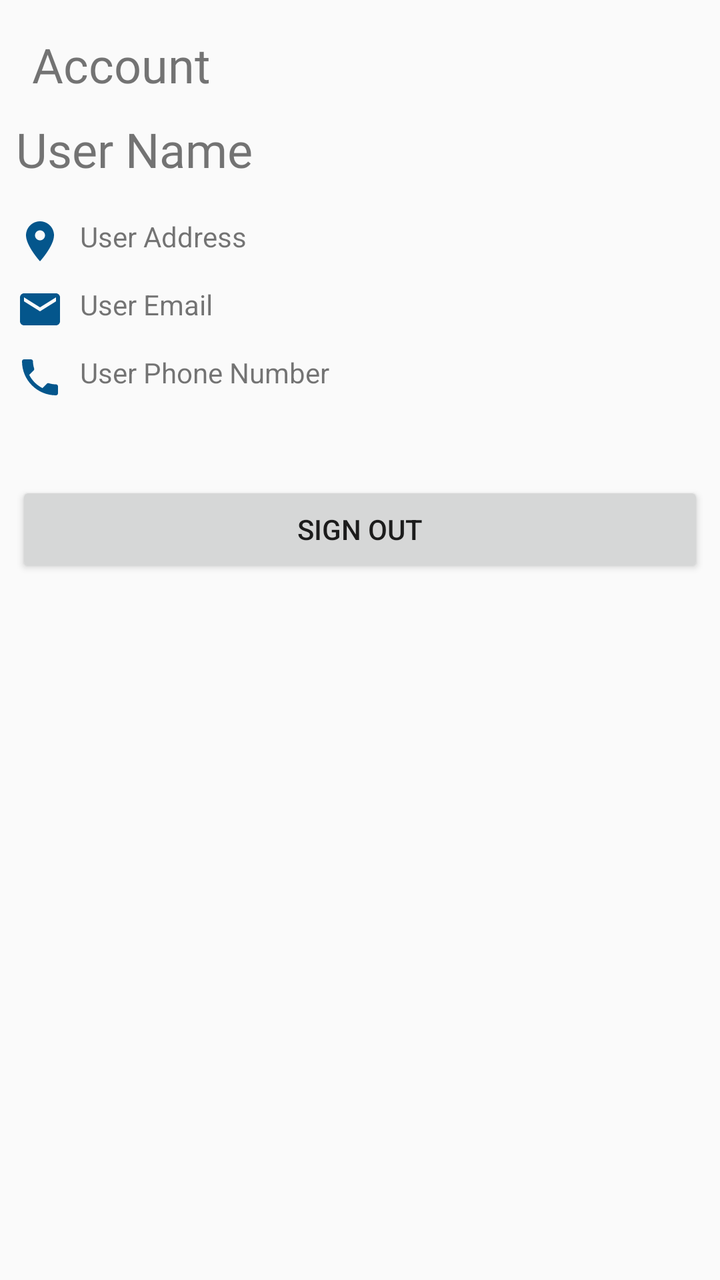
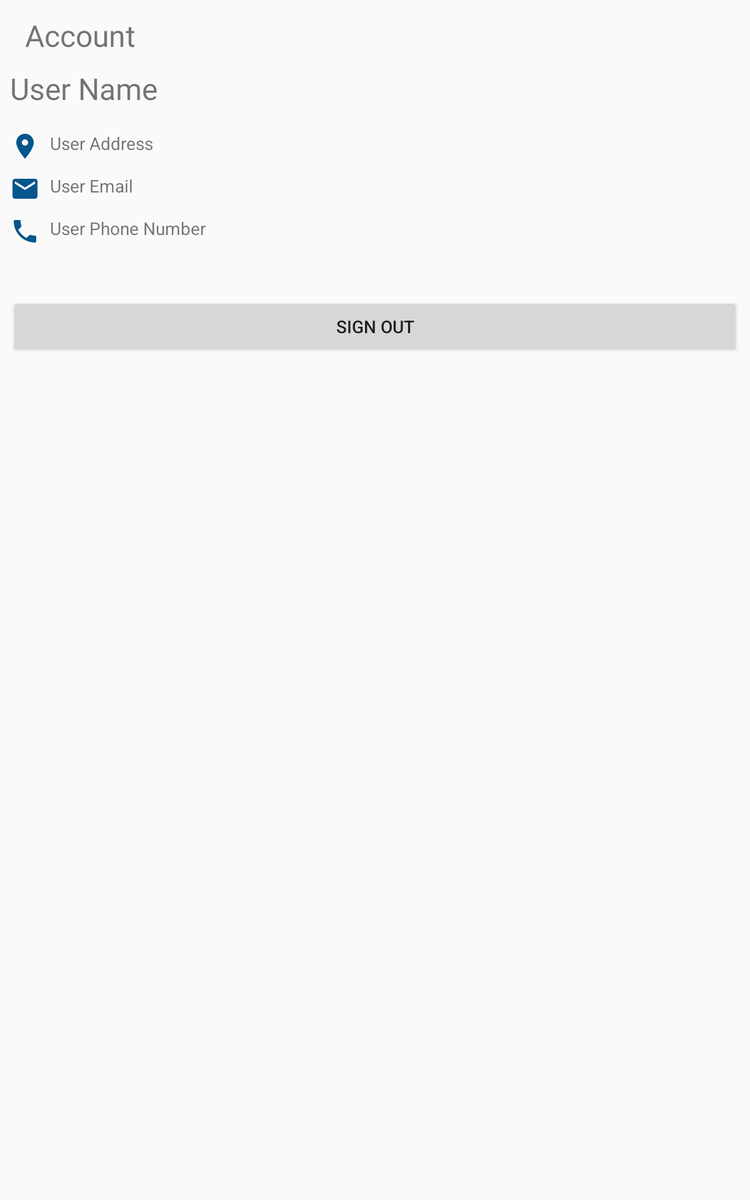

First picture: res/layout/ on a phone held upright. Second picture: the repository's own variant of that layout, on a device whose configuration matches the variant's folder. Source for both follows.
<!-- AndroidManifest.xml: application theme AppTheme -->
<!-- res/layout/fragment_account.xml -->
<?xml version="1.0" encoding="utf-8"?>
<FrameLayout xmlns:android="http://schemas.android.com/apk/res/android"
    xmlns:tools="http://schemas.android.com/tools"
    android:layout_width="match_parent"
    android:layout_height="match_parent"
    tools:context=".fragments.AccountFragment"
    android:padding="8dp">

    <ScrollView
        android:layout_width="match_parent"
        android:layout_height="match_parent">

        <LinearLayout
            android:layout_width="match_parent"
            android:layout_height="wrap_content"
            android:orientation="vertical" >


            <TextView
                android:id="@+id/tv_services"
                android:layout_width="wrap_content"
                android:layout_height="wrap_content"
                android:text="Account"
                android:layout_marginLeft="24px"
                android:layout_marginTop="24px"
                style="@style/Headline1"/>

            <TextView
                android:id="@+id/user_name"
                android:layout_width="wrap_content"
                android:layout_height="wrap_content"
                android:layout_marginTop="10dp"
                android:fontFamily="@font/opensans_extrabold"
                android:text="User Name"
                android:textSize="24sp"
                android:layout_marginBottom="8dp"/>

            <TextView
                android:id="@+id/user_address"
                android:layout_width="wrap_content"
                android:layout_height="wrap_content"
                android:layout_marginTop="10dp"
                android:text="User Address"
                android:textSize="14sp"
                android:drawableLeft="@drawable/ic_location_blue"
                android:drawablePadding="8dp" />

            <TextView
                android:id="@+id/user_email"
                android:layout_width="wrap_content"
                android:layout_height="wrap_content"
                android:layout_marginTop="10dp"
                android:text="User Email"
                android:textSize="14sp"
                android:drawableLeft="@drawable/ic_email_blue"
                android:drawablePadding="8dp" />

            <TextView
                android:id="@+id/user_phone_number"
                android:layout_width="wrap_content"
                android:layout_height="wrap_content"
                android:layout_marginTop="10dp"
                android:text="User Phone Number"
                android:textSize="14sp"
                android:drawableLeft="@drawable/ic_phone_blue"
                android:drawablePadding="8dp" />

            <Button
                android:id="@+id/button"
                android:layout_width="match_parent"
                android:layout_height="wrap_content"
                android:layout_marginTop="40dp"
                android:text="@string/btn_logout"/>


        </LinearLayout>
    </ScrollView>

</FrameLayout>
<!-- resources referenced by this layout -->
<resources>
  <!-- drawable ic_email_blue (drawable) -->
  <vector android:height="24dp" android:tint="#04568C"
      android:viewportHeight="24.0" android:viewportWidth="24.0"
      android:width="24dp" xmlns:android="http://schemas.android.com/apk/res/android">
      <path android:fillColor="#FF000000" android:pathData="M20,4L4,4c-1.1,0 -1.99,0.9 -1.99,2L2,18c0,1.1 0.9,2 2,2h16c1.1,0 2,-0.9 2,-2L22,6c0,-1.1 -0.9,-2 -2,-2zM20,8l-8,5 -8,-5L4,6l8,5 8,-5v2z"/>
  </vector>
  <!-- drawable ic_location_blue (drawable) -->
  <vector android:height="24dp" android:tint="#04568C"
      android:viewportHeight="24.0" android:viewportWidth="24.0"
      android:width="24dp" xmlns:android="http://schemas.android.com/apk/res/android">
      <path android:fillColor="#FF000000" android:pathData="M12,2C8.13,2 5,5.13 5,9c0,5.25 7,13 7,13s7,-7.75 7,-13c0,-3.87 -3.13,-7 -7,-7zM12,11.5c-1.38,0 -2.5,-1.12 -2.5,-2.5s1.12,-2.5 2.5,-2.5 2.5,1.12 2.5,2.5 -1.12,2.5 -2.5,2.5z"/>
  </vector>
  <!-- drawable ic_phone_blue (drawable) -->
  <vector android:height="24dp" android:tint="#04568C"
      android:viewportHeight="24.0" android:viewportWidth="24.0"
      android:width="24dp" xmlns:android="http://schemas.android.com/apk/res/android">
      <path android:fillColor="#FF000000" android:pathData="M6.62,10.79c1.44,2.83 3.76,5.14 6.59,6.59l2.2,-2.2c0.27,-0.27 0.67,-0.36 1.02,-0.24 1.12,0.37 2.33,0.57 3.57,0.57 0.55,0 1,0.45 1,1V20c0,0.55 -0.45,1 -1,1 -9.39,0 -17,-7.61 -17,-17 0,-0.55 0.45,-1 1,-1h3.5c0.55,0 1,0.45 1,1 0,1.25 0.2,2.45 0.57,3.57 0.11,0.35 0.03,0.74 -0.25,1.02l-2.2,2.2z"/>
  </vector>
  <string name="btn_logout">Sign Out</string>
  <style name="Headline1">
          <item name="fontFamily">@font/opensans_regular</item>
          <item name="android:textAllCaps">false</item>
          <item name="android:textSize">24sp</item>
          <item name="android:letterSpacing">0</item>
          <item name="android:color">#000000</item>
      </style>
  <style name="AppTheme" parent="Theme.AppCompat.Light.DarkActionBar">
          
          <item name="colorPrimary">@color/colorPrimary</item>
          <item name="colorPrimaryDark">@color/colorPrimaryDark</item>
          <item name="colorAccent">@color/colorAccent</item>
      </style>
  <color name="colorPrimary">#0881D0</color>
  <color name="colorPrimaryDark">#0468A8</color>
  <color name="colorAccent">#FF9800</color>
</resources>
<!-- res/layout-sw600dp/fragment_account.xml (the repository's variant of the layout above) -->
<!-- drawn on a 7-inch tablet held upright -->
<?xml version="1.0" encoding="utf-8"?>
<FrameLayout xmlns:android="http://schemas.android.com/apk/res/android"
    xmlns:tools="http://schemas.android.com/tools"
    xmlns:app="http://schemas.android.com/apk/res-auto"
    android:layout_width="match_parent"
    android:layout_height="match_parent"
    app:layout_constraintBottom_toTopOf="parent"
    android:layout_marginBottom="42dp"
    android:layout_marginLeft="16px"
    android:layout_marginRight="16px"
    tools:context=".fragments.HomeFragment">

    <ScrollView
        android:layout_width="match_parent"
        android:layout_height="match_parent">

        <LinearLayout
            android:layout_width="match_parent"
            android:layout_height="wrap_content"
            android:orientation="vertical" >


            <TextView
                android:id="@+id/tv_services"
                android:layout_width="wrap_content"
                android:layout_height="wrap_content"
                android:text="Account"
                android:layout_marginLeft="24px"
                android:layout_marginTop="24px"
                style="@style/Headline1"/>

            <TextView
                android:id="@+id/user_name"
                android:layout_width="wrap_content"
                android:layout_height="wrap_content"
                android:layout_marginTop="10dp"
                android:fontFamily="@font/opensans_extrabold"
                android:text="User Name"
                android:textSize="24sp"
                android:layout_marginBottom="8dp"/>

            <TextView
                android:id="@+id/user_address"
                android:layout_width="wrap_content"
                android:layout_height="wrap_content"
                android:layout_marginTop="10dp"
                android:text="User Address"
                android:textSize="14sp"
                android:drawableLeft="@drawable/ic_location_blue"
                android:drawablePadding="8dp" />

            <TextView
                android:id="@+id/user_email"
                android:layout_width="wrap_content"
                android:layout_height="wrap_content"
                android:layout_marginTop="10dp"
                android:text="User Email"
                android:textSize="14sp"
                android:drawableLeft="@drawable/ic_email_blue"
                android:drawablePadding="8dp" />

            <TextView
                android:id="@+id/user_phone_number"
                android:layout_width="wrap_content"
                android:layout_height="wrap_content"
                android:layout_marginTop="10dp"
                android:text="User Phone Number"
                android:textSize="14sp"
                android:drawableLeft="@drawable/ic_phone_blue"
                android:drawablePadding="8dp" />

            <Button
                android:id="@+id/button"
                android:layout_width="match_parent"
                android:layout_height="wrap_content"
                android:layout_marginTop="40dp"
                android:text="@string/btn_logout"/>


        </LinearLayout>
    </ScrollView>

</FrameLayout>
